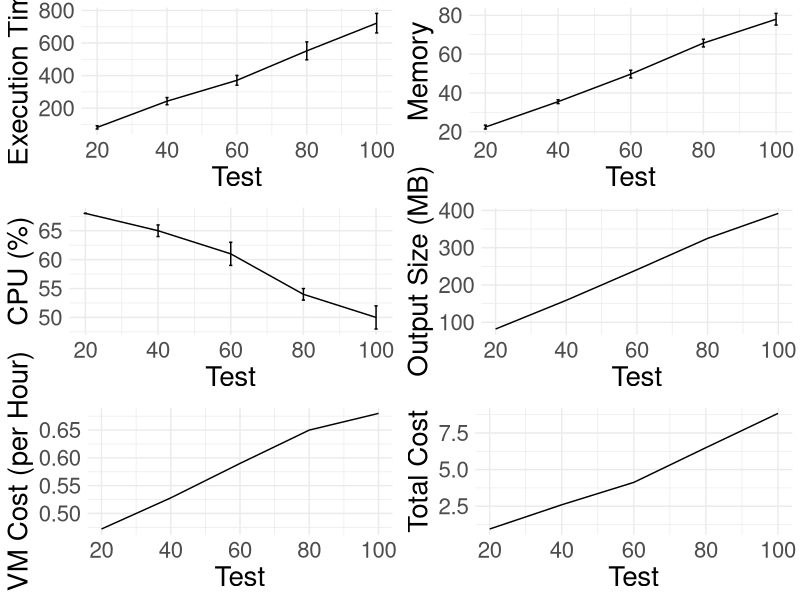

The R source for this figure:
require("ggplot2")
require(ggpubr)
data <- data.frame("Test" = c(20,40, 60, 80, 100), 
                   "Execution_Time" = c(82,243, 371,552,722), 
                   "SD" = c(10,22,30,55,60), 
                   "Memory" = c(22.4, 35.5, 49.7, 65.7,78),
                   "Memory_SD" = c(1, 1, 2, 2,3),
                   "CPU" = c(68, 65, 61, 54,50),
                   "CPU_SD" = c(0, 1, 2, 1,2),
                   "Cost" = c(0.472, 0.528, 0.59, 0.65,0.68),
                   "Total_Cost" = c(0.944, 2.6 , 4.13, 6.5,8.84),
                   "Output_Size" = c(82, 159, 241, 325, 392))


g1 <- ggplot(data=data, aes(x=Test, y=Execution_Time)) +
  geom_line() +
  geom_errorbar(aes(ymin=Execution_Time-SD, ymax=Execution_Time+SD), colour="black", width=.9) +
  labs(x="Test", y = "Execution Time")+
  scale_color_brewer(palette="Paired") +
  theme_minimal()+  theme(text = element_text(size=20))

g2 <- ggplot(data=data, aes(x=Test, y=Memory)) +
  geom_line() +
  geom_errorbar(aes(ymin=Memory-Memory_SD, ymax=Memory+Memory_SD), colour="black", width=.9) +
  labs(x="Test", y = "Memory")+
  scale_color_brewer(palette="Paired") +
  theme_minimal()+  theme(text = element_text(size=20))

g3 <- ggplot(data=data, aes(x=Test, y=CPU)) +
  geom_line() +
  geom_errorbar(aes(ymin=CPU-CPU_SD, ymax=CPU+CPU_SD), colour="black", width=.9) +
  labs(x="Test", y = "CPU (%)")+
  scale_color_brewer(palette="Paired") +
  theme_minimal()+  theme(text = element_text(size=20))


g4 <- ggplot(data=data, aes(x=Test, y=Output_Size)) +
  geom_line() +
  labs(x="Test", y = "Output Size (MB)")+
  scale_color_brewer(palette="Paired") +
  theme_minimal()+  theme(text = element_text(size=20))

g5 <- ggplot(data=data, aes(x=Test, y=Cost)) +
  geom_line() +
  labs(x="Test", y = "VM Cost (per Hour)")+
  scale_color_brewer(palette="Paired") +
  theme_minimal()+  theme(text = element_text(size=20))


g6 <- ggplot(data=data, aes(x=Test, y=Total_Cost)) +
  geom_line() +
  labs(x="Test", y = "Total Cost")+
  scale_color_brewer(palette="Paired") +
  theme_minimal()+  theme(text = element_text(size=20))


png('c:/dev/dados.png', width = 800, height = 800)
ggarrange(g1, g2,g3,g4,g5,g6,
          ncol = 2, nrow = 3)
dev.off()
